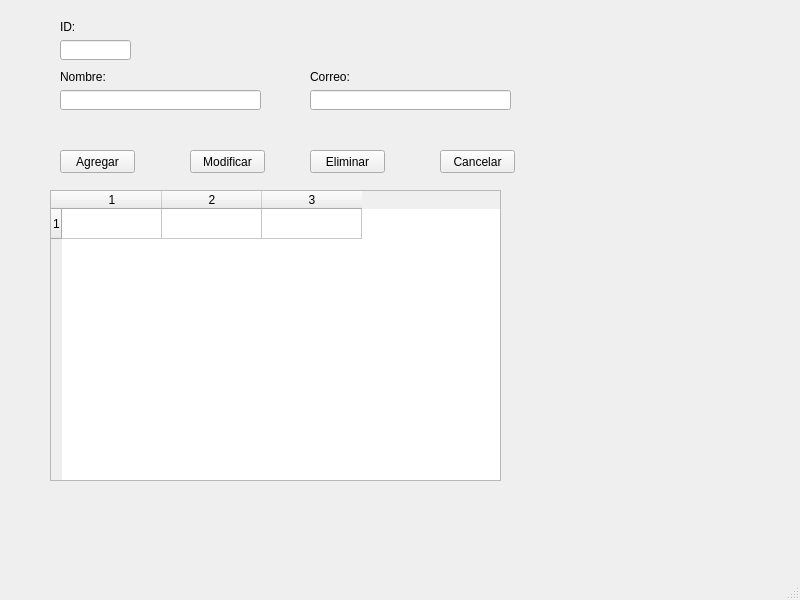
<?xml version="1.0" encoding="UTF-8"?>
<ui version="4.0">
 <class>MainWindow</class>
 <widget class="QMainWindow" name="MainWindow">
  <property name="geometry">
   <rect>
    <x>0</x>
    <y>0</y>
    <width>800</width>
    <height>600</height>
   </rect>
  </property>
  <property name="windowTitle">
   <string>CRUD Contactos</string>
  </property>
  <widget class="QWidget" name="centralwidget">
   <widget class="QPushButton" name="btnAgregar">
    <property name="geometry">
     <rect>
      <x>60</x>
      <y>150</y>
      <width>75</width>
      <height>23</height>
     </rect>
    </property>
    <property name="text">
     <string>Agregar</string>
    </property>
   </widget>
   <widget class="QPushButton" name="btnModificar">
    <property name="geometry">
     <rect>
      <x>190</x>
      <y>150</y>
      <width>75</width>
      <height>23</height>
     </rect>
    </property>
    <property name="text">
     <string>Modificar</string>
    </property>
   </widget>
   <widget class="QPushButton" name="btnEliminar">
    <property name="geometry">
     <rect>
      <x>310</x>
      <y>150</y>
      <width>75</width>
      <height>23</height>
     </rect>
    </property>
    <property name="text">
     <string>Eliminar</string>
    </property>
   </widget>
   <widget class="QPushButton" name="btnCancelar">
    <property name="geometry">
     <rect>
      <x>440</x>
      <y>150</y>
      <width>75</width>
      <height>23</height>
     </rect>
    </property>
    <property name="text">
     <string>Cancelar</string>
    </property>
   </widget>
   <widget class="QTableWidget" name="tableContactos">
    <property name="geometry">
     <rect>
      <x>50</x>
      <y>190</y>
      <width>451</width>
      <height>291</height>
     </rect>
    </property>
    <property name="rowCount">
     <number>1</number>
    </property>
    <property name="columnCount">
     <number>3</number>
    </property>
    <row/>
    <column/>
    <column/>
    <column/>
   </widget>
   <widget class="QLineEdit" name="txtNombre">
    <property name="geometry">
     <rect>
      <x>60</x>
      <y>90</y>
      <width>201</width>
      <height>20</height>
     </rect>
    </property>
   </widget>
   <widget class="QLineEdit" name="txtCorreo">
    <property name="geometry">
     <rect>
      <x>310</x>
      <y>90</y>
      <width>201</width>
      <height>20</height>
     </rect>
    </property>
   </widget>
   <widget class="QLineEdit" name="txtId">
    <property name="geometry">
     <rect>
      <x>60</x>
      <y>40</y>
      <width>71</width>
      <height>20</height>
     </rect>
    </property>
   </widget>
   <widget class="QLabel" name="label">
    <property name="geometry">
     <rect>
      <x>60</x>
      <y>20</y>
      <width>47</width>
      <height>13</height>
     </rect>
    </property>
    <property name="text">
     <string>ID:</string>
    </property>
   </widget>
   <widget class="QLabel" name="label_2">
    <property name="geometry">
     <rect>
      <x>60</x>
      <y>70</y>
      <width>47</width>
      <height>13</height>
     </rect>
    </property>
    <property name="text">
     <string>Nombre:</string>
    </property>
   </widget>
   <widget class="QLabel" name="label_3">
    <property name="geometry">
     <rect>
      <x>310</x>
      <y>70</y>
      <width>47</width>
      <height>13</height>
     </rect>
    </property>
    <property name="text">
     <string>Correo:</string>
    </property>
   </widget>
  </widget>
  <widget class="QMenuBar" name="menubar">
   <property name="geometry">
    <rect>
     <x>0</x>
     <y>0</y>
     <width>800</width>
     <height>21</height>
    </rect>
   </property>
  </widget>
  <widget class="QStatusBar" name="statusbar"/>
 </widget>
 <resources/>
 <connections/>
</ui>
